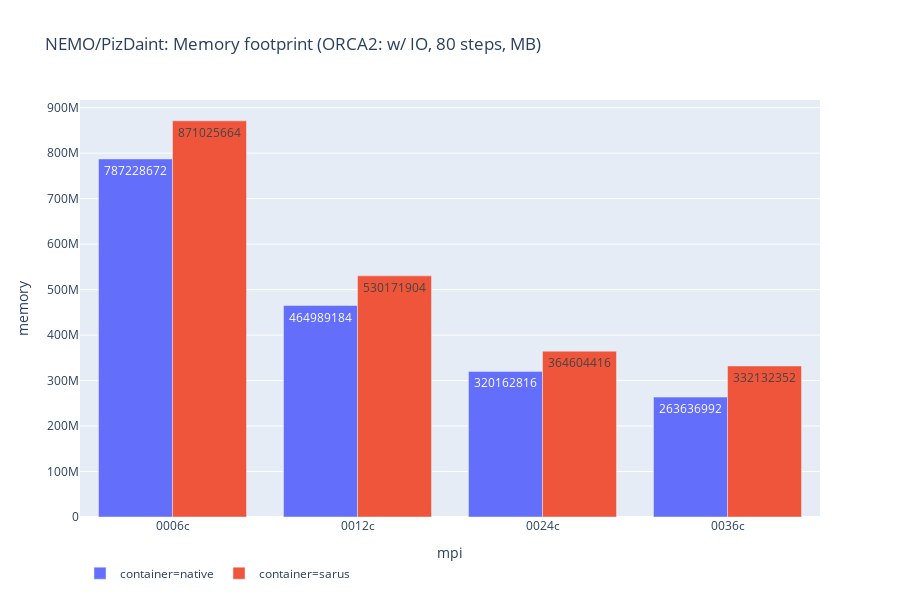

Notebook code for this chart:
### Code cell
fig = px.bar(dfmem, x='mpi', y='memory',  color='container', barmode='group', title='NEMO/PizDaint: Memory footprint (ORCA2: w/ IO, 80 steps, MB)', text='memory', ) # textposition='auto') # height=100)
fig.update_layout(legend_orientation='h')
fig.show()

### Figure 1 — Plotly figure (JSON) as saved in the notebook; plotly's stock layout.template omitted (floating-point values rounded to 4 significant figures)
{"data": [{"alignmentgroup": "True", "hoverlabel": {"namelength": 0}, "hovertemplate": "container=native<br>mpi=%{x}<br>memory=%{text}", "legendgroup": "container=native", "marker": {"color": "#636efa"}, "name": "container=native", "offsetgroup": "container=native", "orientation": "v", "showlegend": true, "text": [787228672, 464989184, 320162816, 263636992], "textposition": "auto", "type": "bar", "x": ["0006c", "0012c", "0024c", "0036c"], "xaxis": "x", "y": [787228672, 464989184, 320162816, 263636992], "yaxis": "y"}, {"alignmentgroup": "True", "hoverlabel": {"namelength": 0}, "hovertemplate": "container=sarus<br>mpi=%{x}<br>memory=%{text}", "legendgroup": "container=sarus", "marker": {"color": "#EF553B"}, "name": "container=sarus", "offsetgroup": "container=sarus", "orientation": "v", "showlegend": true, "text": [871025664, 530171904, 364604416, 332132352], "textposition": "auto", "type": "bar", "x": ["0006c", "0012c", "0024c", "0036c"], "xaxis": "x", "y": [871025664, 530171904, 364604416, 332132352], "yaxis": "y"}], "layout": {"barmode": "group", "height": 600, "legend": {"orientation": "h", "tracegroupgap": 0}, "title": {"text": "NEMO/PizDaint: Memory footprint (ORCA2: w/ IO, 80 steps, MB)"}, "xaxis": {"anchor": "y", "domain": [0, 1], "title": {"text": "mpi"}}, "yaxis": {"anchor": "x", "domain": [0, 1], "title": {"text": "memory"}}}}
